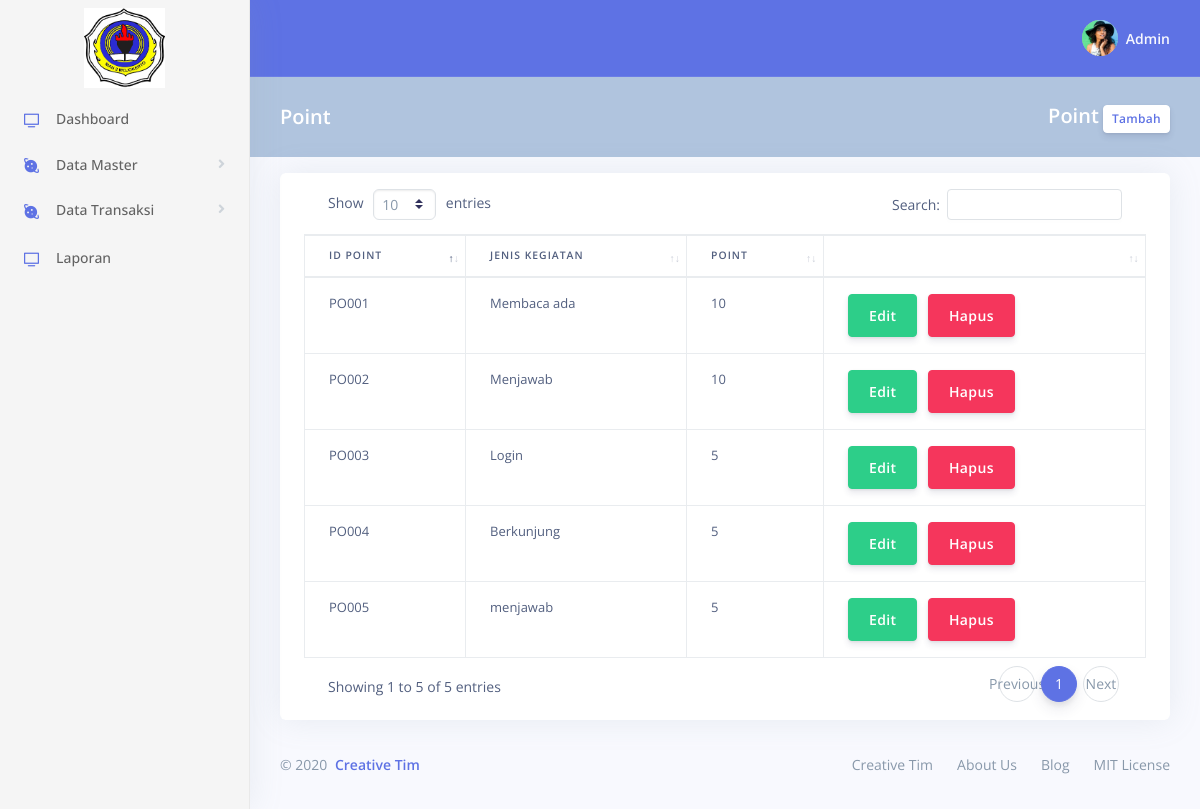
Before: /admin/Mpoint.php with the older database file.
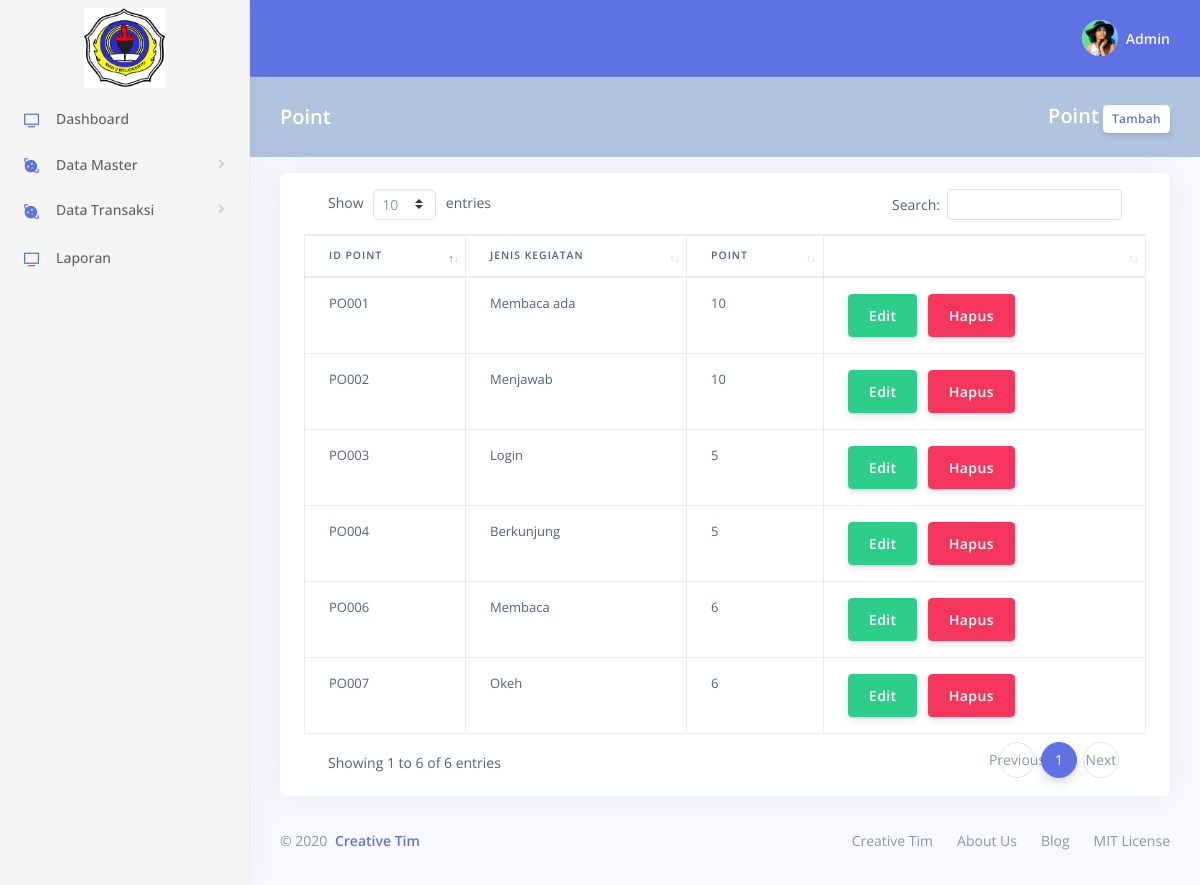
After: the same page with the newer database file.
### tables this page shows
CREATE TABLE `points` (
  `id_point` varchar(10) NOT NULL,
  `jenis_kegiatan` varchar(100) NOT NULL,
  `point` int(100) NOT NULL,
  `status` varchar(20) DEFAULT NULL
);

### admin/Mpoint.php (the view, shortened to what this page needs)
<!DOCTYPE html>
<html>
<head>
	<?php include 'css-script.php'; ?>
</head>
<body>
	<?php include "sidebar.php"; ?>
	<div class="main-content" id="panel">
		<?php include "navbar.php"; ?>
		<div class="header bg-primary" style="background-color: #B0C4DE !important">
			<div class="container-fluid">
				<div class="header-body">
					<div class="row align-items-center py-4">
						<div class="col-lg-6 col-7">
							<h6 class="h2 text-white d-inline-block mb-0">Point</h6>
						</div>
						<div class="col-lg-6 col-5 text-right">
							<h6 class="h2 text-white d-inline-block mb-0">Point</h6>
							<a href="#" class="btn btn-sm btn-neutral" data-toggle="modal"
								data-target="#ModalTambah">Tambah</a>
						</div>
					</div>
				</div>
			</div>
		</div>
		<div class="container-fluid mt-3">
			<div class="row">
				<div class="col-xl-12 col-md-12">
					<div class="card card-stats">
						<div class="card-body table-responsive">
							<table id="myTable" class="table table-bordered">
								<thead>
									<tr>
										<th>Id point</th>
										<th>Jenis Kegiatan</th>
										<th>Point</th>
										<th></th>
									</tr>
								</thead>
								<tbody>
									<?php
					$query = mysqli_query($conn, "SELECT * from points");
					while ($row = mysqli_fetch_array($query)) {
					?>
									<tr>
										<td><?php echo $row['id_point'] ?></td>
										<td><?php echo $row['jenis_kegiatan'] ?></td>
										<td><?php echo $row['point'] ?></td>
										<td><button class="btn btn-success btnEdit" data-toggle="modal"
												data-target="#ModalEdit"
												data-id="<?php echo $row['id_point'] ?>">Edit</button>
												<button class="btn btn-danger btnHapus" data-toggle="modal"
												data-target="#ModalHapus"
												data-id="<?php echo $row['id_point'] ?>">Hapus</button></td>
									</tr>
									<?php } ?>
								</tbody>
							</table>
						</div>
					</div>
				</div>
			</div>
			<?php include "footer.php"; ?>
		</div>
	</div>
</body>
</html>

### admin/css-script.php (shortened to what this page needs)
<link rel="stylesheet" href="vendor/nucleo/css/nucleo.css" type="text/css">
<link rel="stylesheet" href="vendor/@fortawesome/fontawesome-free/css/all.min.css" type="text/css">
<link rel="stylesheet" href="css/argon.css?v=1.2.0" type="text/css">
<link rel="stylesheet" type="text/css" href="../DataTable/css/dataTables.bootstrap4.min.css">

### admin/sidebar.php (shortened to what this page needs)
<nav class="sidenav navbar navbar-vertical  fixed-left  navbar-expand-xs navbar-light ml-md-auto" style="background-color: #f5f5f5 !Important" id="sidenav-main">
	<div class="scrollbar-inner">
		<div class="sidenav-header  align-items-center" >
			<a class="navbar-brand" href="javascript:void(0)" style="padding: 0.5rem !important">
			<img src="img/brand/logo.png" class="navbar-brand-img" alt="..." style="max-height: 5rem !important">
			</a>
		</div>
		<div class="navbar-inner">
			<div class="collapse navbar-collapse" id="sidenav-collapse-main">
				<ul class="navbar-nav">
					<li class="nav-item">
					<a class="nav-link" href="admin.php">
						<i class="ni ni-tv-2 text-primary"></i>
						<span class="nav-link-text">Dashboard</span>
					</a>
					</li>
					<a class="nav-link" href="#homesubmenu" data-toggle="collapse" aria-expanded="false" class="dropdown-toggle">
					<i class="ni ni-planet text-blue"></i> Data Master </a>
					<a class="nav-link" href="#homesubmenu1" data-toggle="collapse" aria-expanded="false" class="dropdown-toggle">
					<i class="ni ni-planet text-blue"></i> Data Transaksi </a>
					<li class="nav-item">
					<a class="nav-link" href="laporan.php">
						<i class="ni ni-tv-2 text-primary"></i>
						<span class="nav-link-text">Laporan</span>
					</a>
					</li>
				</ul>
			</div>
		</div>
	</div>
</nav>

### admin/navbar.php (shortened to what this page needs)
<nav class="navbar navbar-top navbar-expand navbar-dark bg-primary border-bottom">
	<div class="container-fluid">
		<div class="collapse navbar-collapse" id="navbarSupportedContent">
			<ul class="navbar-nav align-items-center  ml-auto ml-md-0 ">
				<li class="nav-item dropdown">
					<a class="nav-link pr-0" href="#" role="button" data-toggle="dropdown" aria-haspopup="true"
						aria-expanded="false">
						<div class="media align-items-center">
							<span class="avatar avatar-sm rounded-circle">
								<img alt="Image placeholder" src="img/theme/team-4.jpg">
							</span>
							<div class="media-body  ml-2  d-none d-lg-block">
								<span class="mb-0 text-sm  font-weight-bold">Admin</span>
							</div>
						</div>
					</a>
				</li>
			</ul>
		</div>
	</div>
</nav>

### admin/footer.php
<footer class="footer pt-0">
  <div class="row align-items-center justify-content-lg-between">
    <div class="col-lg-6">
      <div class="copyright text-center  text-lg-left  text-muted">
        &copy; 2020 <a href="https://www.creative-tim.com" class="font-weight-bold ml-1" target="_blank">Creative Tim</a>
      </div>
    </div>
    <div class="col-lg-6">
      <ul class="nav nav-footer justify-content-center justify-content-lg-end">
        <li class="nav-item">
          <a href="https://www.creative-tim.com" class="nav-link" target="_blank">Creative Tim</a>
        </li>
        <li class="nav-item">
          <a href="https://www.creative-tim.com/presentation" class="nav-link" target="_blank">About Us</a>
        </li>
        <li class="nav-item">
          <a href="http://blog.creative-tim.com" class="nav-link" target="_blank">Blog</a>
        </li>
        <li class="nav-item">
          <a href="https://github.com/creativetimofficial/argon-dashboard/blob/master/LICENSE.md" class="nav-link" target="_blank">MIT License</a>
        </li>
      </ul>
    </div>
  </div>
</footer>

Changed rows visible on the page:
removed points: id_point "PO005", jenis_kegiatan "menjawab", point "5"
added points: id_point "PO006", jenis_kegiatan "Membaca", point "6"
added points: id_point "PO007", jenis_kegiatan "Okeh", point "6"
Other visible differences:
text written by a page script: "Show entries Search: Showing 1 to 5 of 5 entries Previous 1 Next" → "Show entries Search: Showing 1 to 6 of 6 entries Previous 1 Next"
